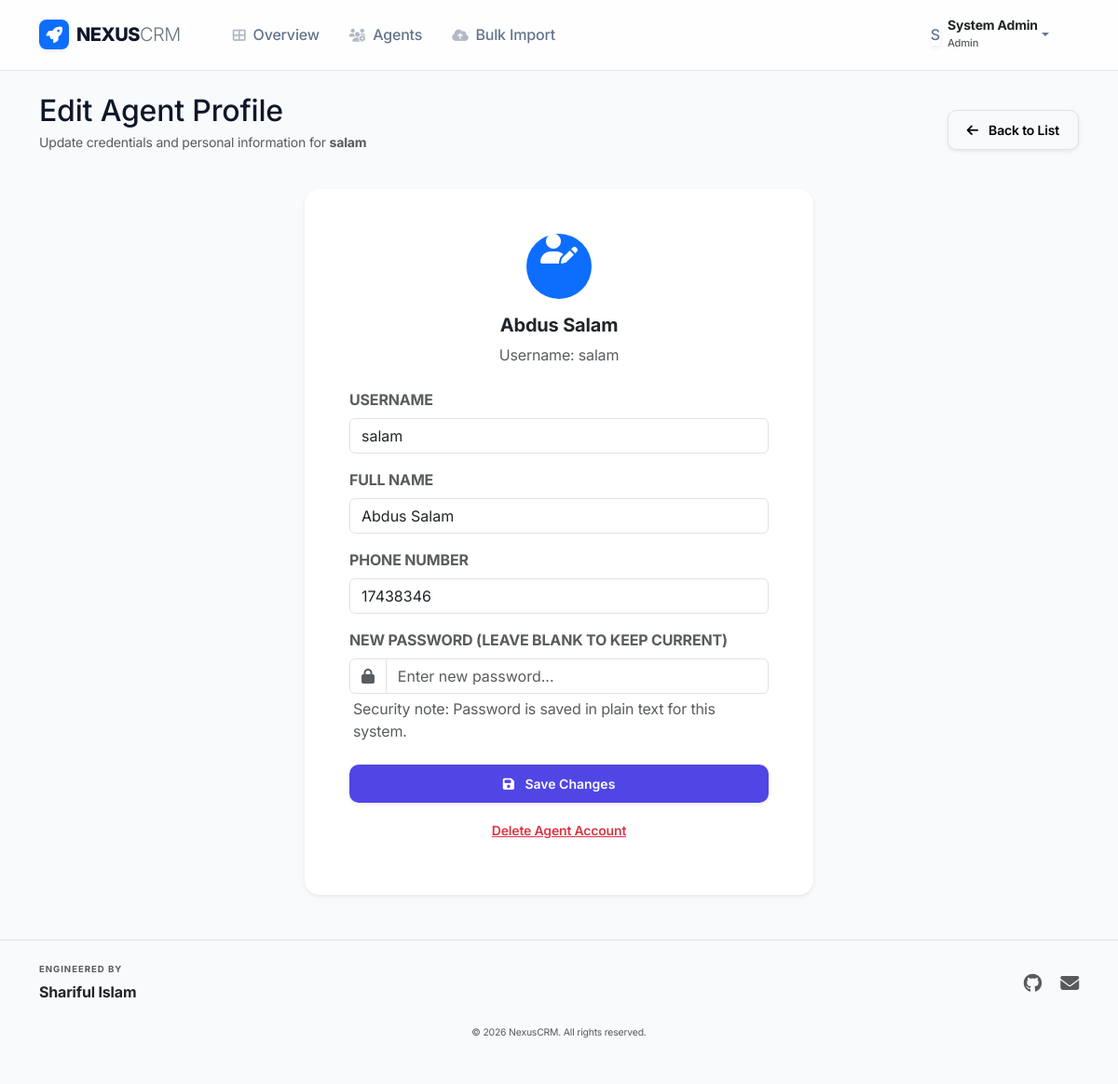
/dashboard/admin/agent/edit/salam (signed in), run on an earlier commit of the app's database.
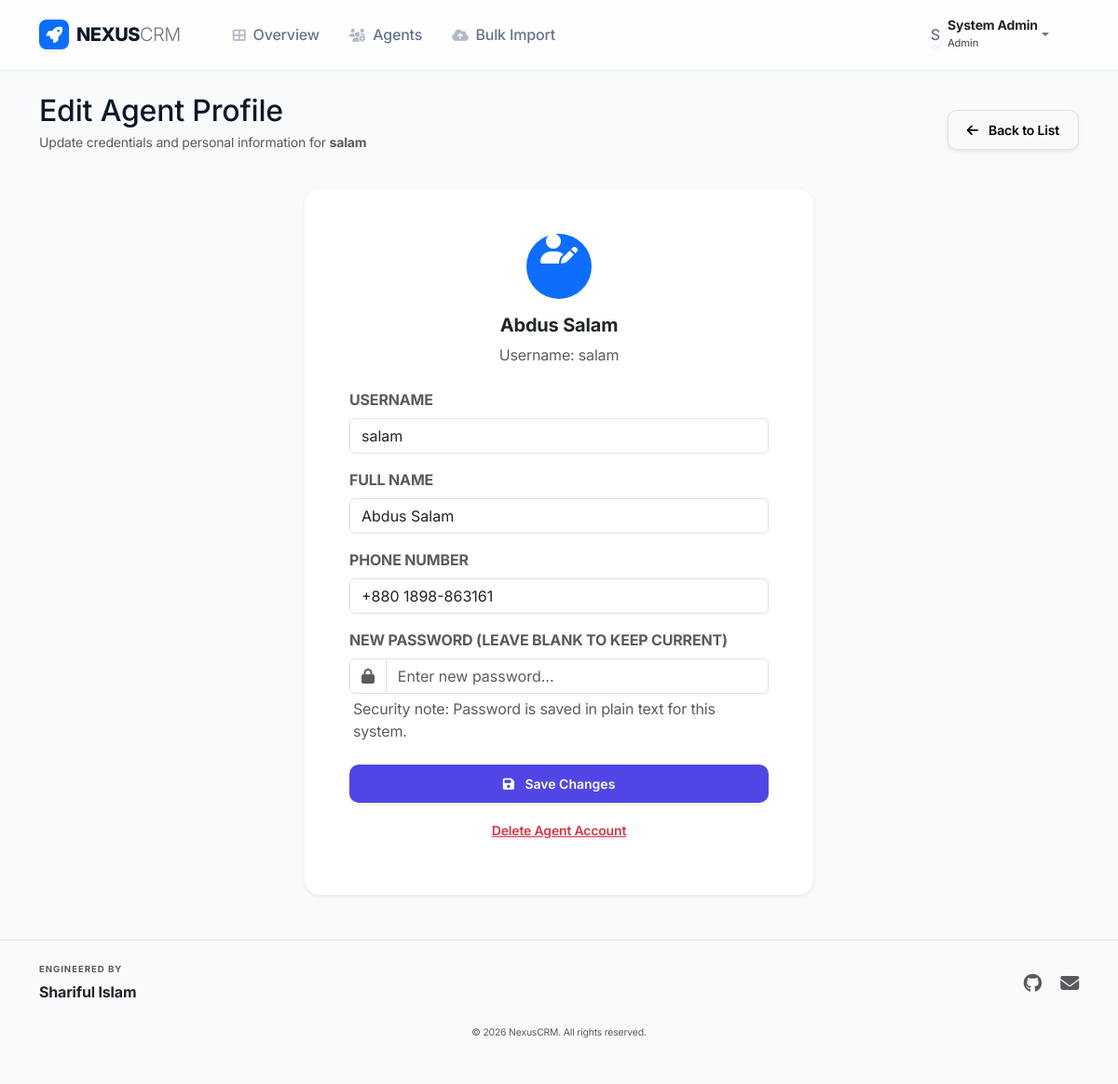
And on a later commit of the database.
### tables this page shows
CREATE TABLE users (
        username TEXT PRIMARY KEY,
        password TEXT NOT NULL,
        role TEXT NOT NULL,
        name TEXT,
        phone TEXT
    );

### dashboard/crm_routes.py (the view, shortened to what this page needs)
@dashboard_bp.route('/admin/agent/edit/<username>', methods=['GET', 'POST'])
@admin_required
def edit_agent(username):
    agent = db.get_user_by_username(username)
    if not agent:
        flash("Agent not found.", "danger")
        return redirect(url_for('dashboard.manage_agents'))
    return render_template('admin_agent_form.html', agent=agent)

### auth/login.py (called while the page is built)
def admin_required(f):
    @wraps(f)
    def decorated_function(*args, **kwargs):
        if 'user' not in session or session['user']['Role'] != Config.ROLE_ADMIN:
            flash("Access denied. Admin privileges required.", "danger")
            return redirect(url_for('dashboard.index'))
        return f(*args, **kwargs)
    return decorated_function

### utils/db_handler.py (called while the page is built)
    def _get_connection(self):
        conn = sqlite3.connect(self.db_path)
        conn.row_factory = sqlite3.Row  # This allows accessing columns by name
        return conn

    def get_user_by_username(self, username):
        conn = self._get_connection()
        cursor = conn.cursor()
        cursor.execute("SELECT * FROM users WHERE username=?", (username,))
        row = cursor.fetchone()
        conn.close()
        if not row: return None
        u = dict(row)
        return {
            'Username': u.get('username'),
            'Password': u.get('password'),
            'Role': u.get('role'),
            'Name': u.get('name'),
            'Phone': u.get('phone')
        }

### templates/admin_agent_form.html
{% extends "layout.html" %}
{% block content %}
<div class="row align-items-center mb-4">
    <div class="col-md-6">
        <h2 class="fw-800 mb-1">Edit Agent Profile</h2>
        <p class="text-muted small">Update credentials and personal information for <strong>{{ agent.Username }}</strong></p>
    </div>
    <div class="col-md-6 text-md-end mt-3 mt-md-0">
        <a href="{{ url_for('dashboard.manage_agents') }}" class="btn btn-light border shadow-sm">
            <i class="fas fa-arrow-left me-2"></i> Back to List
        </a>
    </div>
</div>
<div class="row justify-content-center">
    <div class="col-md-6">
        <div class="card border-0 shadow-sm rounded-4 overflow-hidden">
            <div class="card-body p-4 p-md-5">
                <form method="POST">
                    <div class="mb-4 text-center">
                        <div class="avatar-lg bg-primary rounded-circle mx-auto mb-3 d-grid place-items-center text-white" style="width: 70px; height: 70px;">
                            <i class="fas fa-user-edit fa-2x"></i>
                        </div>
                        <h5 class="fw-bold">{{ agent.Name or 'Unnamed Agent' }}</h5>
                        <p class="smaller text-muted">Username: {{ agent.Username }}</p>
                    </div>
                    <div class="mb-3">
                        <label class="form-label smaller text-muted fw-bold text-uppercase">Username</label>
                        <input type="text" name="Username" class="form-control" value="{{ agent.Username }}" required>
                    </div>
                    <div class="mb-3">
                        <label class="form-label smaller text-muted fw-bold text-uppercase">Full Name</label>
                        <input type="text" name="Name" class="form-control" value="{{ agent.Name or '' }}" required>
                    </div>
                    <div class="mb-3">
                        <label class="form-label smaller text-muted fw-bold text-uppercase">Phone Number</label>
                        <input type="text" name="Phone" class="form-control" value="{{ agent.Phone or '' }}">
                    </div>
                    <div class="mb-4">
                        <label class="form-label smaller text-muted fw-bold text-uppercase">New Password (leave blank to keep current)</label>
                        <div class="input-group">
                            <span class="input-group-text bg-white"><i class="fas fa-lock text-muted"></i></span>
                            <input type="password" name="Password" class="form-control" placeholder="Enter new password...">
                        </div>
                        <div class="smaller text-muted mt-1 px-1">Security note: Password is saved in plain text for this system.</div>
                    </div>
                    <div class="d-grid gap-2">
                        <button type="submit" class="btn btn-primary btn-lg shadow-sm">
                            <i class="fas fa-save me-2"></i> Save Changes
                        </button>
                        <a href="{{ url_for('dashboard.delete_agent', username=agent.Username) }}" class="btn btn-link text-danger smaller" onclick="return confirm('Permanently delete this agent account?')">
                            Delete Agent Account
                        </a>
                    </div>
                </form>
            </div>
        </div>
    </div>
</div>
{% endblock %}

What changed in the data, as far as the page shows it:
changed users "Abdus Salam": Phone "17438346" → "+880 1898-863161"
